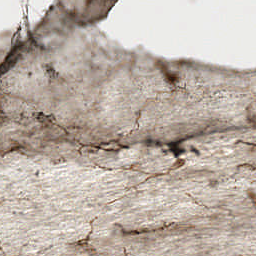
%> input picture data/legacy stuff/test/251.tif, 256 x 256 px
$ octave --eval "result = mock_segment(imread('../../../data/legacy stuff/test/251.tif'));"   (GNU Octave 9; MATLAB toolbox functions it lacks are replaced by stand-ins)
%> lines starting %> are read from the running program, lines starting %| are printed output that depends on the picture
% University of British Columbia, Vancouver, 2017
%   Alex Kyriazis

% Performs a mock segmentation so the centroid can be found
% This is so we properly emulate the real process when calculating results
% for microglia morphology.


function cent = mock_segment(image)

    % Converting image to grayscale, increasing contrast.
%     grayIm = rgb2gray(image);
    grayIm = image(:,:,3);
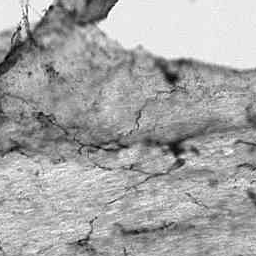
%> grayIm: size 256x256 uint8; min 0, max 255, mean 165.4
%     darkestPixelValue = min(grayIm(:));
%     [rowVal, colVal] = find(grayIm == darkestPixelValue);

    grayIm = grayIm + (255-mean(grayIm(grayIm<200)));
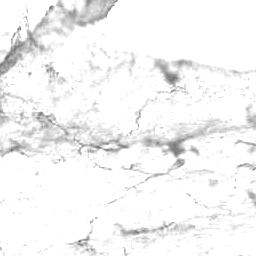
%> grayIm: size 256x256 uint8; min 106, max 255, mean 244.7

    % Mumford-Shah smoothing
%> (the run ends here)

$ run again, on data/legacy stuff/test/253.tif
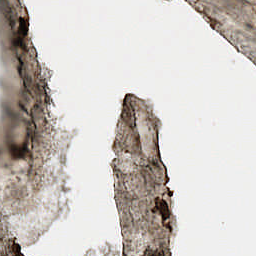
%> input picture data/legacy stuff/test/253.tif, 256 x 256 px
%> in mock_segment, `grayIm = image(:,:,3);`:
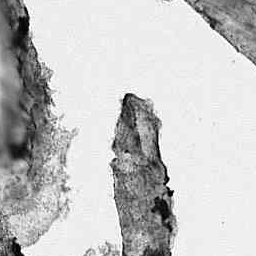
%> grayIm: size 256x256 uint8; min 0, max 255, mean 196.9
%> in mock_segment, `grayIm = grayIm + (255-mean(grayIm(grayIm<200)));`:
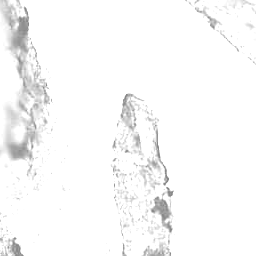
%> grayIm: size 256x256 uint8; min 136, max 255, mean 249

$ run again, on data/legacy stuff/test/254.tif
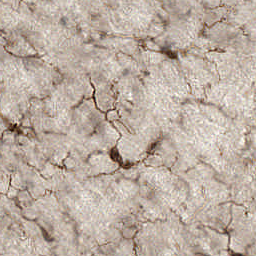
%> input picture data/legacy stuff/test/254.tif, 256 x 256 px
%> in mock_segment, `grayIm = image(:,:,3);`:
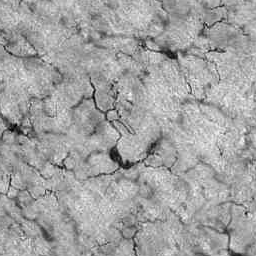
%> grayIm: size 256x256 uint8; min 0, max 255, mean 161.9
%> in mock_segment, `grayIm = grayIm + (255-mean(grayIm(grayIm<200)));`:
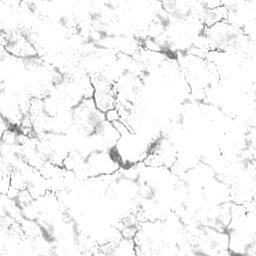
%> grayIm: size 256x256 uint8; min 96, max 255, mean 245.4
